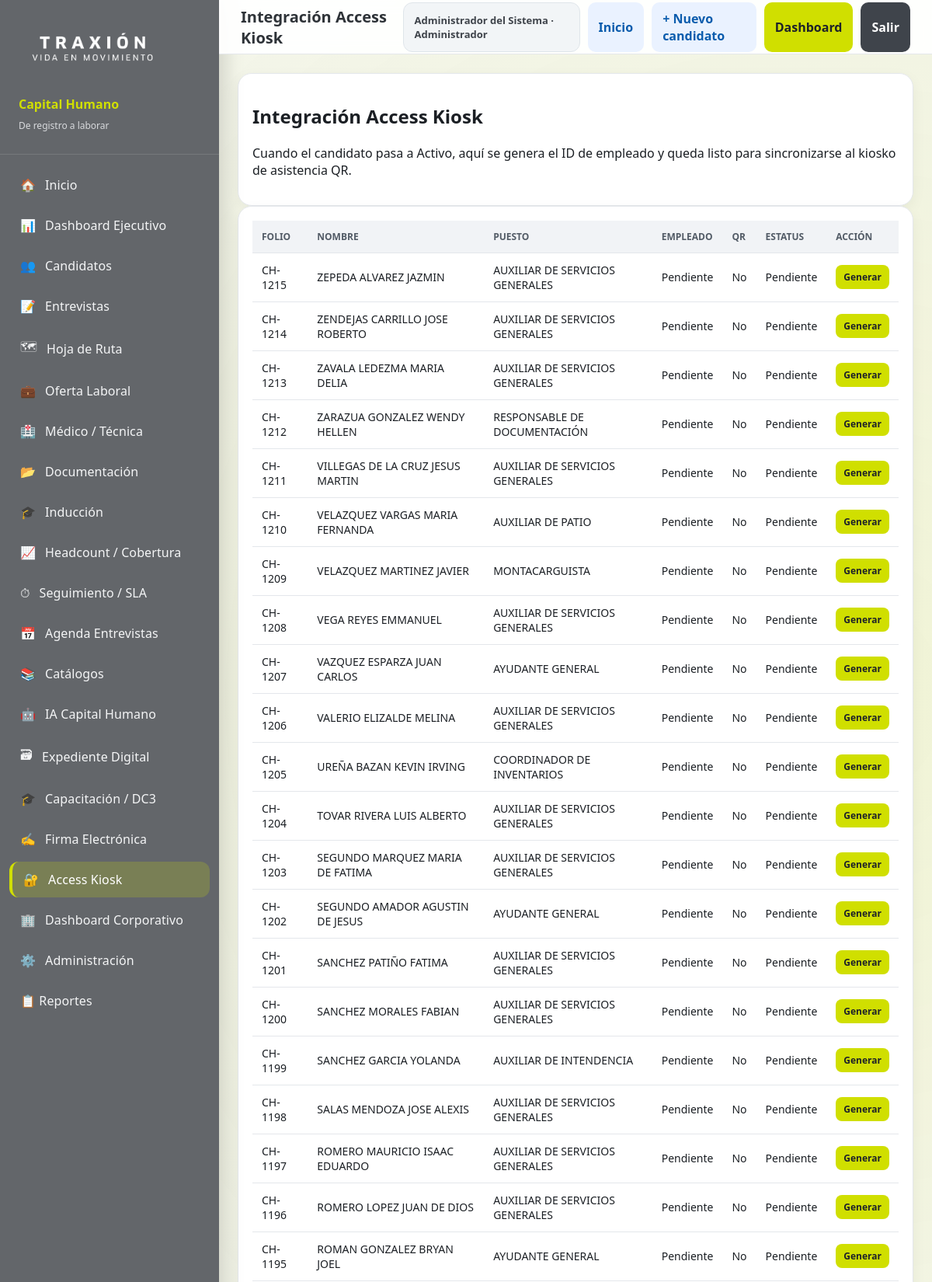
The app's page /access-kiosk (signed in, upper part) with its own data.
### tables this page shows
CREATE TABLE candidatos(
            id INTEGER PRIMARY KEY AUTOINCREMENT,
            folio TEXT UNIQUE,
            nombre TEXT NOT NULL,
            telefono TEXT,
            email TEXT,
            region TEXT,
            localidad TEXT,
            udn TEXT,
            puesto TEXT,
            reclutador TEXT,
            etapa TEXT DEFAULT 'Registro',
            estatus_macro TEXT DEFAULT 'Reclutamiento',
            fecha_entrevista TEXT,
            fecha_registro TEXT,
            fecha_actualizacion TEXT,
            motivo_rechazo TEXT,
            comentarios TEXT
        );

### app.py (the view)
@app.route("/access-kiosk")
def access_kiosk_panel():
    rows = query("""
        SELECT c.*, a.empleado_id, a.qr_generado, a.estatus AS kiosk_estatus
        FROM candidatos c LEFT JOIN access_kiosk_integracion a ON a.candidato_id=c.id
        WHERE c.etapa='Activo' OR c.estatus_macro='Activo'
        ORDER BY c.id DESC
    """)
    return render_template("access_kiosk.html", rows=rows, active="access", page_title="Integración Access Kiosk")

### app.py (called while the page is built)
def get_conn():
    conn = sqlite3.connect(DB_PATH)
    conn.row_factory = sqlite3.Row
    return conn

def query(sql, params=(), one=False):
    with get_conn() as conn:
        cur = conn.cursor(); cur.execute(sql, params); rows = cur.fetchall()
        return (rows[0] if rows else None) if one else rows

def is_logged_in():
    return bool(session.get("user_id"))

def current_user():
    if not session.get("user_id"):
        return None
    return {
        "id": session.get("user_id"),
        "nombre": session.get("nombre", ""),
        "usuario": session.get("usuario", ""),
        "rol": session.get("rol", "Consulta"),
        "udn_permitidas": session.get("udn_permitidas", "TODAS"),
    }

@app.context_processor
def inject_user():
    return {"current_user": current_user()}

@app.before_request
def require_login_global():
    endpoint = request.endpoint or ""
    if endpoint in PUBLIC_ENDPOINTS or endpoint.startswith("static"):
        return None
    if not is_logged_in():
        return redirect(url_for("login", next=request.path))
    return None

### templates/access_kiosk.html
{% extends 'base.html' %}
{% block content %}
<div class="card"><h2>Integración Access Kiosk</h2><p class="muted">Cuando el candidato pasa a Activo, aquí se genera el ID de empleado y queda listo para sincronizarse al kiosko de asistencia QR.</p></div>
<div class="card"><table><thead><tr><th>Folio</th><th>Nombre</th><th>Puesto</th><th>Empleado</th><th>QR</th><th>Estatus</th><th>Acción</th></tr></thead><tbody>{% for r in rows %}<tr><td>{{r.folio}}</td><td>{{r.nombre}}</td><td>{{r.puesto}}</td><td>{{r.empleado_id or 'Pendiente'}}</td><td>{{r.qr_generado or 'No'}}</td><td>{{r.kiosk_estatus or 'Pendiente'}}</td><td><a class="btn small primary" href="{{ url_for('access_kiosk_generar', candidato_id=r.id) }}">Generar</a></td></tr>{% endfor %}{% if not rows %}<tr><td colspan="7">No hay colaboradores activos para sincronizar.</td></tr>{% endif %}</tbody></table></div>
{% endblock %}

### static/css/app.css (style rules this page uses)
:root { --lime:#D0DF00; --lime-2:#E3E935; --olive:#B5BD00; --gray-10:#63666A; --gray-7:#97999B; --gray-2:#D0D0CE; --ink:#1B1F24; --paper:#FFFFFF; --bg:#F6F7F8; --line:#E4E7EB; --red:#ED1C24; --amber:#FFB000; --green:#78BE20; }
* { box-sizing:border-box }
body { margin:0; font-family:"Segoe UI",Arial,sans-serif; background:var(--bg); color:var(--ink); font-weight:400; }
body:before { content:""; position:fixed;inset:0;pointer-events:none;z-index:-1; background: linear-gradient(135deg,transparent 0 72%,rgba(99,102,106,.06) 72.2% 72.6%,transparent 72.8%), linear-gradient(35deg,transparent 0 58%,rgba(151,153,155,.07) 58.1% 58.5%,transparent 58.8%), radial-gradient(circle at 90% 10%,rgba(208,223,0,.14),transparent 24%), radial-gradient(circle at 14% 85%,rgba(99,102,106,.08),transparent 25%); }
.btn { display:inline-flex;align-items:center;justify-content:center;gap:8px;border:0;background:#EEF1F4;color:#17202a;padding:10px 14px;border-radius:10px;font-weight:600;text-decoration:none;cursor:pointer }
.btn.primary { background:var(--lime);color:#1E2229 }
.card { background:white;border:1px solid var(--line);border-radius:18px;padding:18px;box-shadow:0 6px 18px rgba(23,32,42,.05) }
table { width:100%;border-collapse:collapse;background:white }
th { background:#F1F3F6;text-align:left;font-size:12px;text-transform:uppercase;color:#525B66;padding:12px;font-weight:600 }
td { border-top:1px solid var(--line);padding:12px;font-size:14px }
.btn.small { padding:7px 10px;border-radius:8px;font-size:12px }

### records on screen
candidatos: folio "CH-1215", nombre "ZEPEDA ALVAREZ JAZMIN", puesto "AUXILIAR DE SERVICIOS GENERALES", empleado_id "Pendiente", qr_generado "No", kiosk_estatus "Pendiente"
candidatos: folio "CH-1214", nombre "ZENDEJAS CARRILLO JOSE ROBERTO", puesto "AUXILIAR DE SERVICIOS GENERALES", empleado_id "Pendiente", qr_generado "No", kiosk_estatus "Pendiente"
candidatos: folio "CH-1213", nombre "ZAVALA LEDEZMA MARIA DELIA", puesto "AUXILIAR DE SERVICIOS GENERALES", empleado_id "Pendiente", qr_generado "No", kiosk_estatus "Pendiente"
candidatos: folio "CH-1212", nombre "ZARAZUA GONZALEZ WENDY HELLEN", puesto "RESPONSABLE DE DOCUMENTACIÓN", empleado_id "Pendiente", qr_generado "No", kiosk_estatus "Pendiente"
candidatos: folio "CH-1211", nombre "VILLEGAS DE LA CRUZ JESUS MARTIN", puesto "AUXILIAR DE SERVICIOS GENERALES", empleado_id "Pendiente", qr_generado "No", kiosk_estatus "Pendiente"
candidatos: folio "CH-1210", nombre "VELAZQUEZ VARGAS MARIA FERNANDA", puesto "AUXILIAR DE PATIO", empleado_id "Pendiente", qr_generado "No", kiosk_estatus "Pendiente"
candidatos: folio "CH-1209", nombre "VELAZQUEZ MARTINEZ JAVIER", puesto "MONTACARGUISTA", empleado_id "Pendiente", qr_generado "No", kiosk_estatus "Pendiente"
candidatos: folio "CH-1208", nombre "VEGA REYES EMMANUEL", puesto "AUXILIAR DE SERVICIOS GENERALES", empleado_id "Pendiente", qr_generado "No", kiosk_estatus "Pendiente"
candidatos: folio "CH-1207", nombre "VAZQUEZ ESPARZA JUAN CARLOS", puesto "AYUDANTE GENERAL", empleado_id "Pendiente", qr_generado "No", kiosk_estatus "Pendiente"
candidatos: folio "CH-1206", nombre "VALERIO ELIZALDE MELINA", puesto "AUXILIAR DE SERVICIOS GENERALES", empleado_id "Pendiente", qr_generado "No", kiosk_estatus "Pendiente"
candidatos: folio "CH-1205", nombre "UREÑA BAZAN KEVIN IRVING", puesto "COORDINADOR DE INVENTARIOS", empleado_id "Pendiente", qr_generado "No", kiosk_estatus "Pendiente"
candidatos: folio "CH-1204", nombre "TOVAR RIVERA LUIS ALBERTO", puesto "AUXILIAR DE SERVICIOS GENERALES", empleado_id "Pendiente", qr_generado "No", kiosk_estatus "Pendiente"
candidatos: folio "CH-1203", nombre "SEGUNDO MARQUEZ MARIA DE FATIMA", puesto "AUXILIAR DE SERVICIOS GENERALES", empleado_id "Pendiente", qr_generado "No", kiosk_estatus "Pendiente"
candidatos: folio "CH-1202", nombre "SEGUNDO AMADOR AGUSTIN DE JESUS", puesto "AYUDANTE GENERAL", empleado_id "Pendiente", qr_generado "No", kiosk_estatus "Pendiente"
candidatos: folio "CH-1201", nombre "SANCHEZ PATIÑO FATIMA", puesto "AUXILIAR DE SERVICIOS GENERALES", empleado_id "Pendiente", qr_generado "No", kiosk_estatus "Pendiente"
candidatos: folio "CH-1200", nombre "SANCHEZ MORALES FABIAN", puesto "AUXILIAR DE SERVICIOS GENERALES", empleado_id "Pendiente", qr_generado "No", kiosk_estatus "Pendiente"
candidatos: folio "CH-1199", nombre "SANCHEZ GARCIA YOLANDA", puesto "AUXILIAR DE INTENDENCIA", empleado_id "Pendiente", qr_generado "No", kiosk_estatus "Pendiente"
candidatos: folio "CH-1198", nombre "SALAS MENDOZA JOSE ALEXIS", puesto "AUXILIAR DE SERVICIOS GENERALES", empleado_id "Pendiente", qr_generado "No", kiosk_estatus "Pendiente"
candidatos: folio "CH-1197", nombre "ROMERO MAURICIO ISAAC EDUARDO", puesto "AUXILIAR DE SERVICIOS GENERALES", empleado_id "Pendiente", qr_generado "No", kiosk_estatus "Pendiente"
candidatos: folio "CH-1196", nombre "ROMERO LOPEZ JUAN DE DIOS", puesto "AUXILIAR DE SERVICIOS GENERALES", empleado_id "Pendiente", qr_generado "No", kiosk_estatus "Pendiente"
candidatos: folio "CH-1195", nombre "ROMAN GONZALEZ BRYAN JOEL", puesto "AYUDANTE GENERAL", empleado_id "Pendiente", qr_generado "No", kiosk_estatus "Pendiente"

### other values on screen
{{ ico }} "🏠" "📊" "👥" "📝" "🗺" "💼" "🏥" "📂" "🎓" "📈" "⏱" "📅" "📚" "🤖" "🗃" "🎓" "✍️" "🔐" "🏢" "⚙️"
{{ txt }} "Inicio" "Dashboard Ejecutivo" "Candidatos" "Entrevistas" "Hoja de Ruta" "Oferta Laboral" "Médico / Técnica" "Documentación" "Inducción" "Headcount / Cobertura" "Seguimiento / SLA" "Agenda Entrevistas" "Catálogos" "IA Capital Humano" "Expediente Digital" "Capacitación / DC3" "Firma Electrónica" "Access Kiosk" "Dashboard Corporativo" "Administración"
{{ page_title or 'Plataforma Integral de Capital Humano' }} "Integración Access Kiosk"
{{ current_user.nombre }} "Administrador del Sistema"
{{ current_user.rol }} "Administrador"
